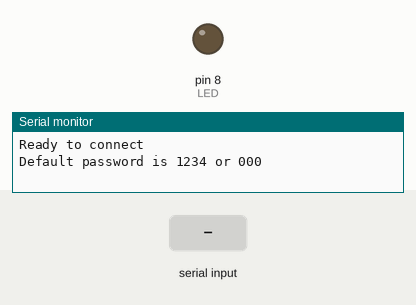
Recording of a sketch running on a simulated Arduino Uno, built with avr-gcc and run on an emulated ATmega328P. On the bench: output pins drawn as LEDs (lit = HIGH), the last lines printed to the serial monitor. The test bench sets the inputs (shaded band).

Above: at 1.2 s.
1.3 s: "1" received over the second serial link
At 1.6 s:
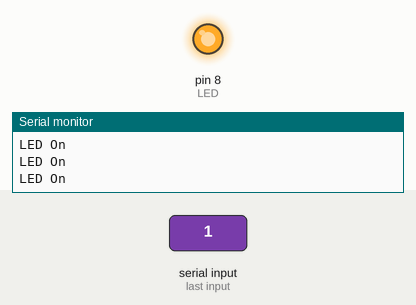
2.8 s: "0" received over the second serial link
At 3.2 s:
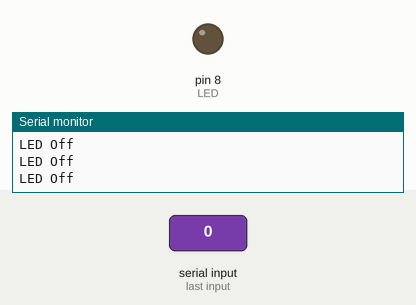
Timing chart, 0 to 5.8 s (numbered marks = the images above; inputs shaded):
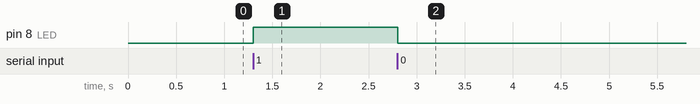

The sketch:

bluetooth_module_test.ino
```cpp
/*

NEW SKETCH

    Model: HC-05

*/

#include "SoftwareSerial.h"


SoftwareSerial MyBlue(0, 1); // RX | TX

int flag = 0;
int LED = 8;

void setup()
{
    Serial.begin(9600);
    MyBlue.begin(9600);
    pinMode(LED, OUTPUT);
    Serial.println("Ready to connect\nDefault password is 1234 or 000");
}

void loop()
{
    if (MyBlue.available())
        flag = MyBlue.read();
    if (flag == '1')
    {
        digitalWrite(LED, HIGH);
        Serial.println("LED On");
    }
    else if (flag == '0')
    {
        digitalWrite(LED, LOW);
        Serial.println("LED Off");
    }
}
```

Measured:
- after the input at 1.3 s, pin 8 (LED): LOW → HIGH at once
- after the input at 2.8 s, pin 8 (LED): HIGH → LOW at once
